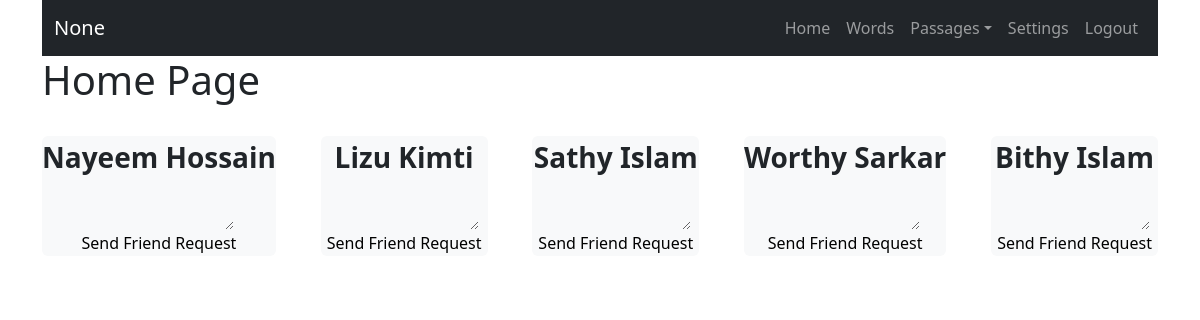
Before: / (signed in) with the older database file.
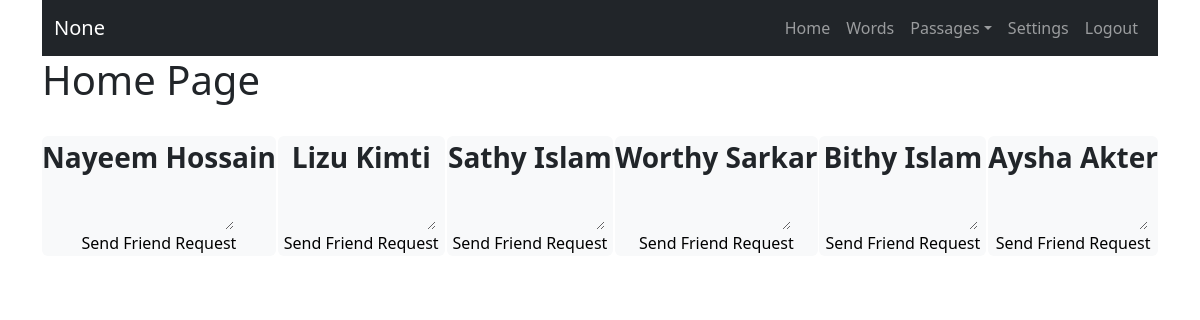
After: the same page with the newer database file.
### user/models.py (models this page shows, shortened)
class User(AbstractUser):
    phone = models.CharField(max_length=100, null=True, blank=True)
    gender = models.CharField(max_length=10, choices=ghelp.list_to_tuple(CHOICE.GENDER), blank=True, null=True)
    user_type = models.CharField(max_length=20, choices=ghelp.list_to_tuple(CHOICE.USER_TYPE), default='General')
    @property
    def full_name(self):
        name = None
        if self.first_name and self.last_name: name = f'{self.first_name} {self.last_name}'
        else:
            if self.first_name: name = self.first_name
            else:
                if self.last_name: name = self.last_name
        return name
    @property
    def short_name(self):
        name = None
        if self.first_name: name = self.first_name
        else:
            if self.last_name: name = self.last_name
        return name

### dictionary/views.py (the view)
# urls.py: path('', views.home, name='home'),
def home(request):
    html_path = 'dictionary/home.html'
    context = {
        'title': 'Home',
        'user': request.user,
        'nav_links': {
            'auth': {
                'home': ghelp.nav_links(key='home', user=request.user),
                'view_passage': ghelp.nav_links(key='view_passage'),
                'add_passage': ghelp.nav_links(key='add_passage'),
                'words': ghelp.nav_links(key='words'),
                'settings': ghelp.nav_links(key='settings'),
                'logout': ghelp.nav_links(key='logout')
            },
            'unauth': {
                'login': ghelp.nav_links(key='login'),
                'register': ghelp.nav_links(key='register'),
            }
        },
        'potential_friends': ghelp.users_to_send_friend_request(MODELS_USER.User, MODELS_USER.UserFriend, MODELS_USER.FriendRequest, request.user) if request.user.is_authenticated else [],
        'friend_requests': request.user.requested_to_users.all() if request.user.is_authenticated else []
    }
    return render(request, html_path, context=context)

### help/common/generic.py (called while the page is built)
    def users_to_send_friend_request(self, User, Userfriend, Friendrequest, loggedin_user):
        friend_ids = Userfriend.objects.filter(
            Q(user=loggedin_user) | Q(friend=loggedin_user)
        ).values_list('user_id', 'friend_id')
        friend_ids = {id for pair in friend_ids for id in pair if id != loggedin_user.id}
        pending_ids = Friendrequest.objects.filter(
            Q(user=loggedin_user) | Q(requested_to=loggedin_user)
        ).values_list('user_id', 'requested_to_id')
        pending_ids = {id for pair in pending_ids for id in pair if id != loggedin_user.id}
        excluded_ids = friend_ids.union(pending_ids)
        potential_friends = User.objects.exclude(
            Q(id=loggedin_user.id) | Q(id__in=excluded_ids) | Q(is_superuser=True)
        )
        return potential_friends

### templates/dictionary/home.html (shortened to what this page needs)
{% extends 'base.html' %}
{% block navbar %}
  <nav class="navbar navbar-expand-lg navbar-dark navbar-sticky-top">
      <div class="container-fluid">
          <a class="navbar-brand" href="{% url nav_links.auth.home.name %}">{{nav_links.auth.home.level}}</a>
          <div class="collapse navbar-collapse" id="navbarNav">
              <ul class="navbar-nav ms-auto">
                  {% if user.is_authenticated %}
                      <li class="nav-item"><a class="nav-link" href="{% url nav_links.auth.home.name %}">Home</a></li>
                      <li class="nav-item"><a class="nav-link" href="{% url nav_links.auth.words.name %}">{{nav_links.auth.words.level}}</a></li>
                      <li class="nav-item dropdown">
                          <a class="nav-link dropdown-toggle" href="#" id="passagesDropdown" role="button" data-bs-toggle="dropdown" aria-expanded="false">Passages</a>
                      </li>
                      <li class="nav-item"><a class="nav-link" href="{% url nav_links.auth.settings.name %}">{{nav_links.auth.settings.level}}</a></li>
                      <li class="nav-item"><a class="nav-link" href="{% url nav_links.auth.logout.name %}">{{nav_links.auth.logout.level}}</a></li>
                  {% else %}
                      <li class="nav-item"><a class="nav-link" href="{% url nav_links.unauth.login.name %}">{{nav_links.unauth.login.level}}</a></li>
                      <li class="nav-item"><a class="nav-link" href="{% url nav_links.unauth.register.name %}">{{nav_links.unauth.register.level}}</a></li>
                  {% endif %}
              </ul>
          </div>
      </div>
  </nav>
{% endblock %}
{% block body %}
  <h1>Home Page</h1>
  {% if user.is_authenticated  %}
    <div class="d-flex justify-content-between flex-wrap mt-3">
      {% for potential_friend in potential_friends %}
        <div class="d-flex flex-column bg-light rounded">
          <div class="d-flex justify-content-center align-items-center">
            <span class="fs-3 fw-bold">{{potential_friend.full_name}}</span>
          </div>
          <form method="POST" action="{% url 'send-friend-request' potential_friend.id %}" class="d-inline d-flex flex-column">
            <div class="d-flex justify-content-center align-items-center">
              <textarea class="transparent-input fw-bold" style="width: 150px;" rows="2" name="request_message"></textarea>
            </div>
            <div class="d-flex justify-content-center align-items-center">
              <button type="submit" style="border: none; background-color: transparent; cursor: pointer;">Send Friend Request</button>
            </div>
          </form>
        </div>
      {% endfor %}
    </div>
  {% else %}
    <h1>To Explore Login.</h1>
  {% endif %}
{% endblock %}

Changed rows visible on the page:
added User: full_name "Aysha Akter"
